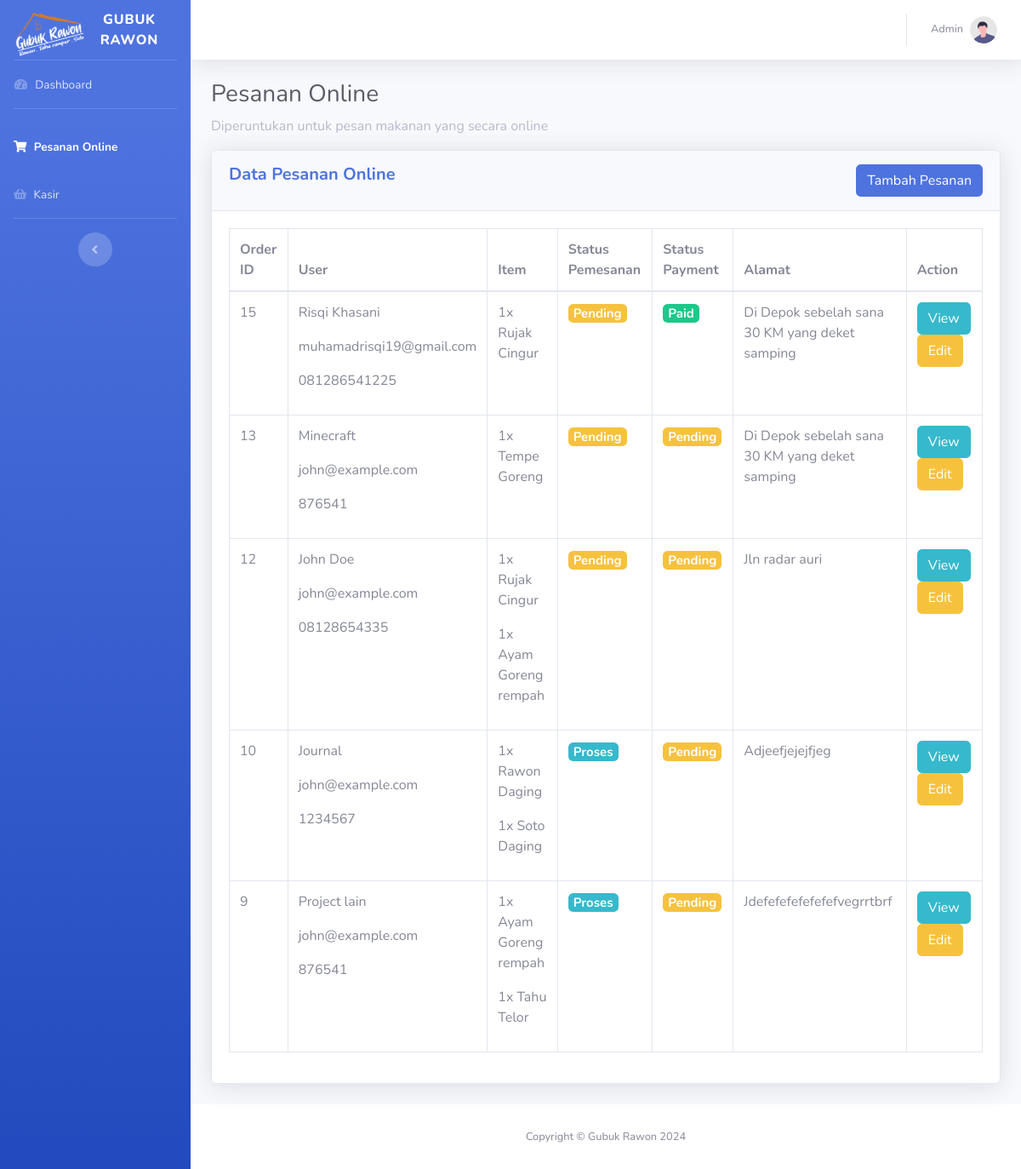
The page /admin/pesananOnline.php (signed in) on the database as committed earlier.
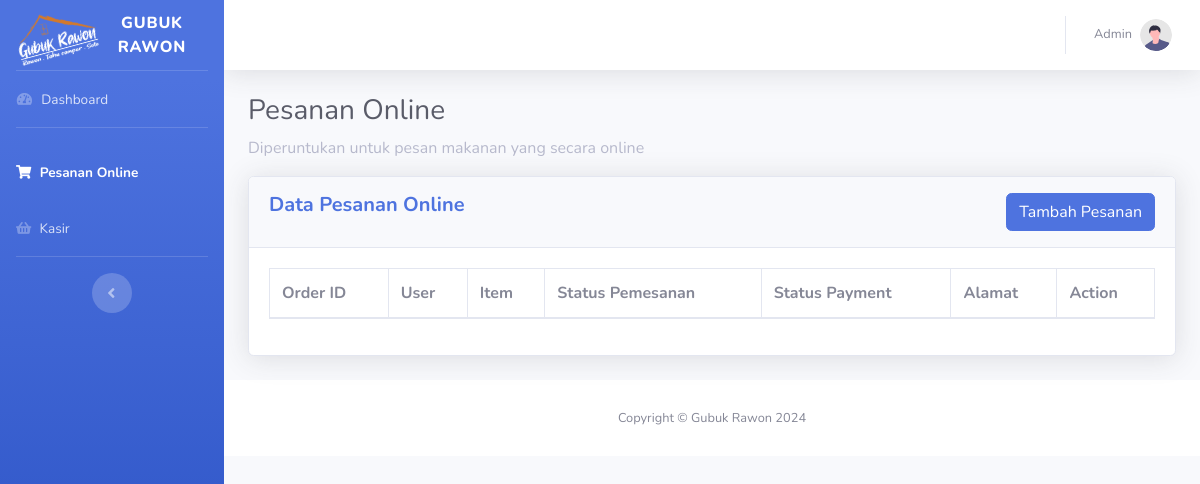
The same page on the database as committed later.
### tables this page shows
CREATE TABLE `orders` (
  `orderID` int(11) NOT NULL,
  `customerID` int(11) NOT NULL,
  `orderDate` datetime DEFAULT current_timestamp(),
  `totalAmount` decimal(10,2) DEFAULT NULL,
  `status` enum('Pending','Proses','Selesai','Diantar','Cancelled') DEFAULT 'Pending',
  `paymentStatus` enum('Pending','Paid','Failed') DEFAULT 'Pending',
  `paymentMethod` enum('COD','Credit Card','Bank Transfer') DEFAULT 'COD',
  `orderType` enum('Online','Offline') DEFAULT NULL
);

CREATE TABLE `customer` (
  `customerID` int(11) NOT NULL,
  `name` varchar(50) DEFAULT NULL,
  `email` varchar(50) DEFAULT NULL,
  `phoneNumber` varchar(25) DEFAULT NULL,
  `address` text DEFAULT NULL
);

### koneksi.php (called while the page is built, shortened)
<?php
class database
{
  var $db_host = "localhost";
  var $db_user = "root";
  var $db_password = "";
  var $db_name = "gubuk_rawon";
  var $koneksi = "";
  public function __construct()
  {
    $this->koneksi = mysqli_connect($this->db_host, $this->db_user, $this->db_password, $this->db_name);
  }
  public function get_orders_by_customer_online()
  {
    $query = "
            SELECT
            Customer.customerID,
            Customer.name,
            Customer.email,
            Customer.phoneNumber,
            Customer.address,
            Orders.orderID,
            Orders.orderDate,
            Orders.status AS orderStatus,
            Orders.paymentStatus,
            Orders.paymentMethod,
            Orders.orderDate,
            GROUP_CONCAT(Menu.menuName SEPARATOR ', ') AS menuNames,
            GROUP_CONCAT(OrderDetail.quantity SEPARATOR ', ') AS quantities,
            GROUP_CONCAT(Menu.price SEPARATOR ', ') AS prices
        FROM
            Customer
        JOIN Orders ON Customer.customerID = Orders.customerID
        JOIN OrderDetail ON Orders.orderID = OrderDetail.orderID
        JOIN Menu ON OrderDetail.menuID = Menu.menuID
        WHERE orderType = 'Online'
        GROUP BY
            Orders.orderID
        ORDER BY
            Orders.orderDate DESC";
    $data = mysqli_query($this->koneksi, $query);
    return $data;
  }
}

### admin/pesananOnline.php (the view, shortened to what this page needs)
<?php
include("layout/navbar.php");
include("../koneksi.php");
$db = new database();
$query = $db->get_orders_by_customer_online();
$result = $query->fetch_all(MYSQLI_ASSOC);
?>
<div class="container-fluid">
  <h1 class="h3 mb-2 text-gray-800">Pesanan Online</h1>
  <p class="text-gray-500">Diperuntukan untuk pesan makanan yang secara online</p>
  <div class="card shadow mb-4">
    <div class="card-header py-3">
      <a href="insertPemesanan.php" class="btn btn-primary float-right">Tambah Pesanan</a>
      <h5 class="m-0 font-weight-bold text-primary">Data Pesanan Online</h5>
    </div>
    <div class="card-body">
      <div class="table-responsive">
        <table class="table table-bordered" id="dataTable" width="100%" cellspacing="0">
          <thead>
            <tr>
              <th>Order ID</th>
              <th>User</th>
              <th>Item</th>
              <th>Status Pemesanan</th>
              <th>Status Payment</th>
              <th>Alamat</th>
              <th>Action</th>
            </tr>
          </thead>
          <tbody>
            <?php
            $counter = 1;
            foreach ($result as $value) :
            ?>
              <tr>
                <td><?= $value['orderID'] ?></td>
                <td>
                  <p><?= $value['name'] ?></p>
                  <p><?= $value['email'] ?></p>
                  <p><?= $value['phoneNumber'] ?></p>
                </td>
                <td>
                  <?php
                  $menuArray = explode(', ', $value['menuNames']);
                  $quantityArray = explode(', ', $value['quantities']);
                  for ($i = 0; $i < count($menuArray); $i++) {
                    echo "<p> {$quantityArray[$i]}x {$menuArray[$i]}</p>";
                  }
                  ?>
                </td>
                <td>
                  <h5>
                    <?php
                    $orderStatus = $value['orderStatus'];
                    switch ($orderStatus) {
                      case 'Pending':
                        echo '<span class="badge badge-warning">' . $orderStatus . '</span>';
                        break;
                      case 'Proses':
                        echo '<span class="badge badge-info">' . $orderStatus . '</span>';
                        break;
                    }
                    ?>
                  </h5>
                </td>
                <td>
                  <h5>
                    <?php
                    $paymentStatus = $value['paymentStatus'];
                    if ($paymentStatus == 'Pending') {
                      echo '<span class="badge badge-warning">' . $paymentStatus . '</span>';
                    } elseif ($paymentStatus == 'Paid') {
                      echo '<span class="badge badge-success">' . $paymentStatus . '</span>';
                    } elseif ($paymentStatus == 'Failed') {
                      echo '<span class="badge badge-danger">' . $paymentStatus . '</span>';
                    } else {
                      echo $paymentStatus;
                    }
                    ?>
                  </h5>
                </td>
                <td>
                  <?= $value['address'] ?>
                </td>
                <td>
                  <a href="#viewDetail<?= $counter ?>" class="btn btn-info" data-toggle="modal" data-target="#viewDetail<?= $counter ?>">
                    View
                  </a>
                  <a href="updatePemesanan.php?orderId=<?= $value['orderID'] ?>" class="btn btn-warning">
                    Edit
                  </a>
                </td>
              </tr>
            <?php
              $counter++;
            endforeach;
            ?>
          </tbody>
        </table>
      </div>
    </div>
  </div>
</div>
<?php
include("layout/footer.php");
?>

### admin/layout/navbar.php (shortened to what this page needs)
<?php
$current_file = basename($_SERVER['SCRIPT_FILENAME']);
?>
<!DOCTYPE html>
<html lang="en">
<head>
	<link href="../assets/template/vendor/fontawesome-free/css/all.min.css" rel="stylesheet" type="text/css">
	<link href="../assets/template/css/sb-admin-2.min.css" rel="stylesheet">
	<link href="../assets/template/vendor/datatables/dataTables.bootstrap4.min.css" rel="stylesheet">
</head>
<body id="page-top">
	<div id="wrapper">
		<ul class="navbar-nav bg-gradient-primary sidebar sidebar-dark accordion" id="accordionSidebar">
			<a class="sidebar-brand d-flex align-items-center justify-content-center" href="index.php">
				<div class="sidebar-brand-icon rotate-n-15">
					<img src="../assets/img/about-us/logo 4.png" alt="logo" width="80px">
				</div>
				<div class="sidebar-brand-text mx-3">Gubuk Rawon</div>
			</a>
			<hr class="sidebar-divider my-0">
			<li class="nav-item <?php echo ($current_file == 'index.php' || $current_file == 'insertPemesanan.php') ? 'active' : '' ?> ">
				<a class="nav-link" href="index.php">
					<i class="fas fa-fw fa-tachometer-alt"></i>
					<span>Dashboard</span></a>
			</li>
			<hr class="sidebar-divider">
			<li class="nav-item <?php echo ($current_file == 'pesananOnline.php' ) ? 'active' : '' ?> ">
				<a class="nav-link" href="pesananOnline.php">
					<i class="fa fa-shopping-cart" aria-hidden="true"></i>
					<span>Pesanan Online</span></a>
			</li>
			<li class="nav-item <?php echo ($current_file == 'kasir.php' || $current_file == "insertPesananOffline.php") ? 'active' : '' ?> ">
				<a class="nav-link" href="kasir.php">
					<i class="fa fa-shopping-basket" aria-hidden="true"></i>
					<span>Kasir</span></a>
			</li>
			<hr class="sidebar-divider d-none d-md-block">
			<div class="text-center d-none d-md-inline">
				<button class="rounded-circle border-0" id="sidebarToggle"></button>
			</div>
		</ul>
		<div id="content-wrapper" class="d-flex flex-column">
			<div id="content">
				<nav class="navbar navbar-expand navbar-light bg-white topbar mb-4 static-top shadow">
					<ul class="navbar-nav ml-auto">
						<li class="nav-item dropdown no-arrow">
							<a class="nav-link dropdown-toggle" href="#" id="userDropdown" role="button" data-toggle="dropdown" aria-haspopup="true" aria-expanded="false">
								<span class="mr-2 d-none d-lg-inline text-gray-600 small">Admin</span>
								<img class="img-profile rounded-circle" src="../assets/template/img/undraw_profile.svg">
							</a>
						</li>
					</ul>
				</nav>

### admin/layout/footer.php (shortened to what this page needs)
<footer class="sticky-footer bg-white">
    <div class="container my-auto">
        <div class="copyright text-center my-auto">
            <span>Copyright &copy; Gubuk Rawon 2024</span>
        </div>
    </div>
</footer>
</div>
</div>
</body>
</html>

Rows that differ between the two databases and show on the page:
removed orders: orderID "15", customerID.name "Risqi Khasani", customerID.email "muhamadrisqi19@gmail.com", customerID.phoneNumber "081286541225", i "1", i "Rujak Cingur", status "Pending", paymentStatus "Paid", customerID.address "Di Depok sebelah sana 30 KM yang deket samping"
removed orders: orderID "13", customerID.name "Minecraft", customerID.email "john@example.com", customerID.phoneNumber "876541", i "1", i "Tempe Goreng", status "Pending", paymentStatus "Pending", customerID.address "Di Depok sebelah sana 30 KM yang deket samping"
removed orders: orderID "12", customerID.name "John Doe", customerID.email "john@example.com", customerID.phoneNumber "08128654335", i "1", i "Rujak Cingur", i "Ayam Goreng rempah", status "Pending", paymentStatus "Pending", customerID.address "Jln radar auri", shown under "Data Pesanan Online"
removed orders: orderID "10", customerID.name "Journal", customerID.email "john@example.com", customerID.phoneNumber "1234567", i "1", i "Rawon Daging", i "Soto Daging", status "Proses", paymentStatus "Pending", customerID.address "Adjeefjejejfjeg", shown under "Data Pesanan Online"
removed orders: orderID "9", customerID.name "Project lain", customerID.email "john@example.com", customerID.phoneNumber "876541", i "1", i "Ayam Goreng rempah", i "Tahu Telor", status "Proses", paymentStatus "Pending", customerID.address "Jdefefefefefefefvegrrtbrf", shown under "Data Pesanan Online"
